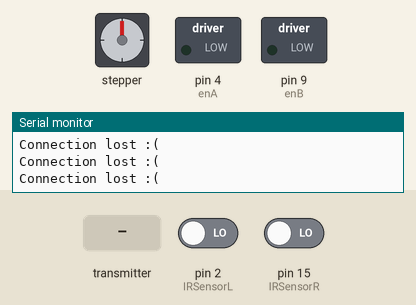
Simulated run of this sketch. Board: Arduino Uno, built with avr-gcc and run on an emulated ATmega328P. Parts: stepper motor, switched loads named in the sketch (green lamp = pin HIGH), the last lines printed to the serial monitor. Wiring (inferred from the names in the program): stepper motor (2048 steps per turn assumed): coils pin 5, pin 6, pin 7, pin 8. The test bench sets the inputs (shaded band); at power-on: pin 2 (IRSensorL) LOW, pin 15 (IRSensorR) LOW. No radio packets arrive unless stated; pins used as bus, display or sensor lines are not drawn.

Above: at 1.2 s.
1.3 s: the transmitter starts sending j1PotX = 64
At 2.5 s:
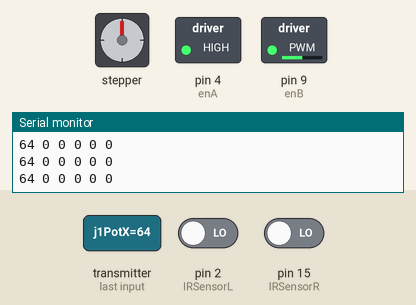
2.8 s: the transmitter starts sending j1PotX = 128
At 3.6 s:
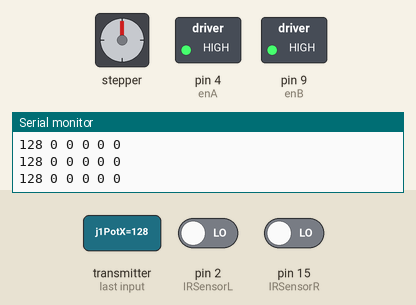
4.3 s: the transmitter starts sending j1PotY = 64
At 4.8 s:
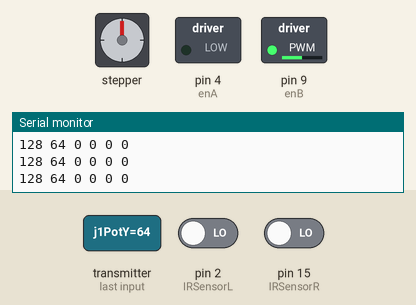
5.8 s: the transmitter starts sending j1PotY = 128
At 7.0 s:
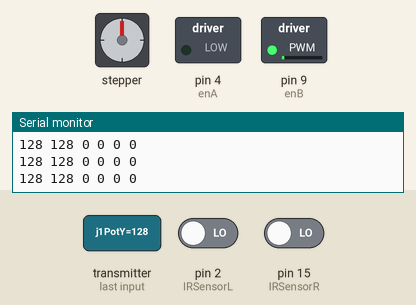
7.3 s: the transmitter starts sending j1PotY = 0
At 8.3 s:
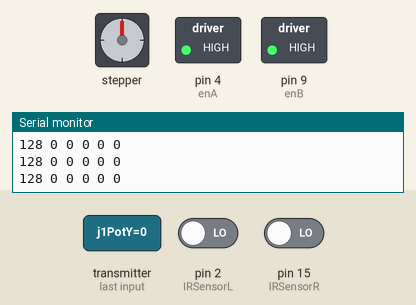
Timing chart, 0 to 9.8 s (numbered marks = the images above; inputs shaded):
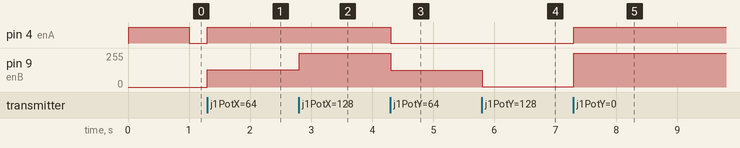

The sketch:

prototype3.ino
```cpp
/*  Arduino DC Motor Control - PWM | H-Bridge | L298N
         Example 02 - Arduino Robot Car Control
    by Dejan Nedelkovski, www.HowToMechatronics.com
*/

#include <SPI.h>
#include <RF24.h>


// ---------------------------------
RF24 radio(10, 3);   // nRF24L01 (CE, CSN)
const byte address[6] = "00001";
unsigned long lastReceiveTime = 0;
unsigned long currentTime = 0;

struct Data_Package {
    byte j1PotX;
    byte j1PotY;
    byte j1Button;
    byte j2PotX;
    byte j2PotY;
    byte j2Button;
};

Data_Package data; //Create a variable with the above structure

// ---------------------------------

// https://lastminuteengineers.com/stepper-motor-l298n-arduino-tutorial/
// https://lastminuteengineers.com/l298n-dc-stepper-driver-arduino-tutorial/

#define enA 4 //D4
#define in1 5 //D5
#define in2 6 //D6
#define in3 7 //D7
#define in4 8 //D8
#define enB 9 //D9

#define IRSensorR 15 // A6 connect ir sensor to arduino pin 2
#define IRSensorL 2 // D2 connect ir sensor to arduino pin D2

int motorSpeedA = 0;
int motorSpeedB = 0;

bool autpilotFlag = false;

// ==========================================
void setup() {

  Serial.begin(115200);

  // IR Sensor
  pinMode (IRSensorR, INPUT); // sensor pin INPUT
  pinMode (IRSensorL, INPUT); // sensor pin INPUT

  // Set all the motor control pins to outputs
  pinMode(enA, OUTPUT);
  pinMode(enB, OUTPUT);
  pinMode(in1, OUTPUT);
  pinMode(in2, OUTPUT);
  pinMode(in3, OUTPUT);
  pinMode(in4, OUTPUT);

  // Turn off motors - Initial state
  digitalWrite(in1, LOW);
  digitalWrite(in2, LOW);
  digitalWrite(in3, LOW);
  digitalWrite(in4, LOW);

  // Start radio
  radio.begin();
  radio.openReadingPipe(0, address);
  //radio.setAutoAck(false);
  radio.setDataRate(RF24_250KBPS);
  radio.setPALevel(RF24_PA_LOW);
  radio.startListening(); //  Set the module as receiver

}
// ==========================================
void loop() {
//  directionControl();
//  delay(1000);
//  speedControl();
//  delay(1000);

  int statusSensorR = digitalRead(IRSensorR);
  int statusSensorL = digitalRead(IRSensorL);


  // Check whether we keep receving data, or we have a connection between the two modules
  currentTime = millis();
  if ( currentTime - lastReceiveTime > 1000 ) { // If current time is more then 1 second since we have recived the last data, that means we have lost connection
    Serial.println("Connection lost :(");
    resetData(); // If connection is lost, reset the data. It prevents unwanted behavior, for example if a drone jas a throttle up, if we lose connection it can keep flying away if we dont reset the function
  }
  // Check whether there is data to be received
  if (radio.available()) {
    radio.read(&data, sizeof(Data_Package)); // Read the whole data and store it into the 'data' structure
    lastReceiveTime = millis(); // At this moment we have received the data

    Serial.print(data.j1PotX);
    Serial.print(" ");
    Serial.print(data.j1PotY);
    Serial.print(" ");
    Serial.print(data.j2PotX);
    Serial.print(" ");
    Serial.print(data.j2PotY);
    Serial.print(" ");
    Serial.print(data.j1Button);
    Serial.print(" ");
    Serial.print(data.j2Button);
    Serial.println();
  }


  if (data.j1Button == 1 && autpilotFlag) {
    autpilotFlag = false;
  } else if (data.j1Button == 1 && !autpilotFlag) {
    autpilotFlag = true;
  }

  if (data.j1PotY > 127) {
    digitalWrite(in1, HIGH);
    digitalWrite(in2, LOW);
    digitalWrite(in3, HIGH);
    digitalWrite(in4, LOW);

    motorSpeedA = map(data.j1PotY, 127, 255, 0, 255) - map(data.j1PotX, 0, 255, -255, 255);
    motorSpeedB = map(data.j1PotY, 127, 255, 0, 255) + map(data.j1PotX, 0, 255, -255, 255);

  } else if (data.j1PotY < 127) {
    digitalWrite(in1, LOW);
    digitalWrite(in2, HIGH);
    digitalWrite(in3, LOW);
    digitalWrite(in4, HIGH);

    motorSpeedA = map(data.j1PotY, 127, 0, 0, 255) - map(data.j1PotX, 0, 255, -255, 255);
    motorSpeedB = map(data.j1PotY, 127, 0, 0, 255) + map(data.j1PotX, 0, 255, -255, 255);

  } else if (data.j1PotX != 127) {
    digitalWrite(in1, LOW);
    digitalWrite(in2, HIGH);
    digitalWrite(in3, LOW);
    digitalWrite(in4, HIGH);

    motorSpeedA = 127-map(data.j1PotX, 0, 255, -255, 255);
    motorSpeedB = 127+map(data.j1PotX, 0, 255, -255, 255);

  } else if (autpilotFlag) {


    if (statusSensorR == 1 && statusSensorL == 1) {

      digitalWrite(in1, HIGH);
      digitalWrite(in2, LOW);
      digitalWrite(in3, HIGH);
      digitalWrite(in4, LOW);

      motorSpeedA = 255;
      motorSpeedB = 255;
    } else if (statusSensorR == 0 && statusSensorL == 1) {

      digitalWrite(in1, HIGH);
      digitalWrite(in2, LOW);
      digitalWrite(in3, HIGH);
      digitalWrite(in4, LOW);

      motorSpeedA = 100;
      motorSpeedB = 255;

    } else if (statusSensorR == 1 && statusSensorL == 0) {

      digitalWrite(in1, HIGH);
      digitalWrite(in2, LOW);
      digitalWrite(in3, HIGH);
      digitalWrite(in4, LOW);

      motorSpeedA = 255;
      motorSpeedB = 100;
    } else {

      digitalWrite(in1, HIGH);
      digitalWrite(in2, LOW);
      digitalWrite(in3, HIGH);
      digitalWrite(in4, LOW);

      motorSpeedA = 255;
      motorSpeedB = 0;

    }

  } else{
    digitalWrite(in1, LOW);
    digitalWrite(in2, LOW);
    digitalWrite(in3, LOW);
    digitalWrite(in4, LOW);
    motorSpeedA = 0;
    motorSpeedB = 0;
  }


  if (motorSpeedA > 255) motorSpeedA = 255;
  if (motorSpeedA < 0) motorSpeedA = 0;

  if (motorSpeedB > 255) motorSpeedB = 255;
  if (motorSpeedB < 0) motorSpeedB = 0;
//
//
//  Serial.print(motorSpeedA);
//  Serial.print(" ");
//  Serial.println(motorSpeedB) ;

  analogWrite(enA, motorSpeedA);
  analogWrite(enB, motorSpeedB);


}
// ==========================================
void resetData() {
  // Reset the values when there is no radio connection - Set initial default values
  data.j1PotX = 127;
  data.j1PotY = 127;
  data.j2PotX = 127;
  data.j2PotY = 127;
  data.j1Button = 0;
  data.j2Button = 0;
}
```

Measured:
- after the input at 1.3 s, pin 4 (enA): LOW → HIGH at once; pin 9 (enB): 0/255 → 128/255 at once
- after the input at 2.8 s, pin 9 (enB): 128/255 → 255/255 at once
- after the input at 4.3 s, pin 4 (enA): HIGH → LOW at once; pin 9 (enB): 255/255 → 127/255 at once
- after the input at 5.8 s, pin 9 (enB): 127/255 → 2/255 at once
- after the input at 7.3 s, pin 4 (enA): LOW → HIGH at once; pin 9 (enB): 2/255 → 255/255 at once
